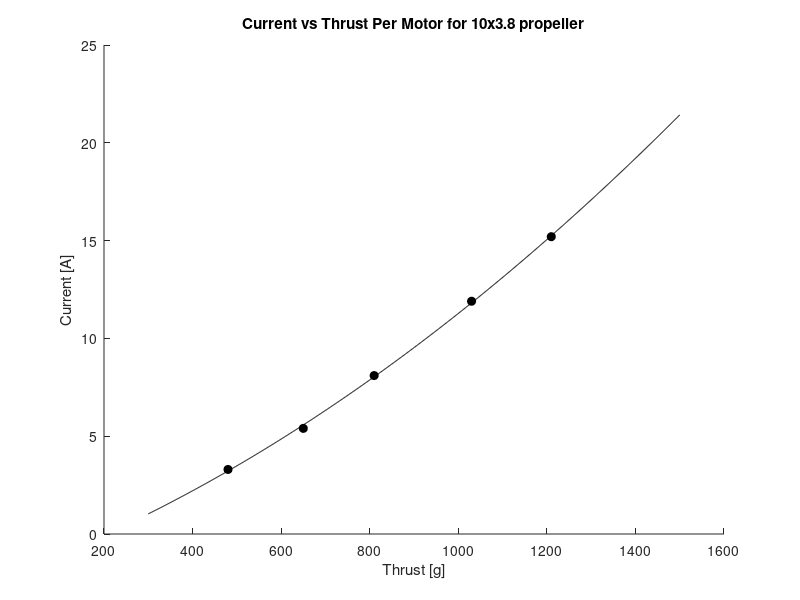

Write MATLAB code to recreate this figure.
% Motor Current Draw

% clear all; 
% %close all; 
% clc;

%% Motor data
% data is presented in the form [Throttle%, Current Draw (A), Thrust (g)]
p0947 = [.5 2.9 410; .6 3.8 460; .65 4.4 530; .75 5.8 640; .8 6.9 710; .85 8.9 830; 1 10.5 930];
p1038 = [.5 3.3 480; .65 5.4 650;.75 8.1 810;.85 11.9 1030; 1 15.2 1210];
p1147 = [.5 3.9 530; .6 5.5 680; .65 6.9 790; .75 9.5 910; .8 11 1020; .85 13.9 1150; 1 16.8 1320];

%% find curve to fit the line
% xvalues - thrust
thrust = linspace(300,1500,1000);
% coefficients
c0947 = polyfit(p0947(:,3),p0947(:,2),2);
c1038 = polyfit(p1038(:,3),p1038(:,2),2);
c1147 = polyfit(p1147(:,3),p1147(:,2),2);
% evaluate poly to get curr values
f0947 = polyval(c0947,thrust);

f1038 = polyval(c1038,thrust);
f1147 = polyval(c1147,thrust);

% combine p0947 and p1147
% pa1047 = [p0947; p1147];
% ca1047 = polyfit(pa1047(:,2),pa1047(:,3),2);
% fa1047 = polyval(ca1047,current);

%% Plot the data

figure()
hold on
% f1 = plot(thrust,f0947,'r');
% plot(p0947(:,3),p0947(:,2),'ro','MarkerFaceColor','r');
f2 = plot(thrust,f1038,'k');
plot(p1038(:,3),p1038(:,2),'ko','MarkerFaceColor','k');
% f3 = plot(thrust,f1147,'k');
% plot(p1147(:,3),p1147(:,2),'ko','MarkerFaceColor','k');
ylabel('Current [A]'); xlabel('Thrust [g]');
% plot(current,fa1047,'m','LineWidth',2)
%  legend([f1,f2,f3],'9x4.7','10x3.8','11x4.7','Location','Best'); 
 title('Current vs Thrust Per Motor for 10x3.8 propeller');
% xlabel('Current [A]'); ylabel('Thrust [g]');


